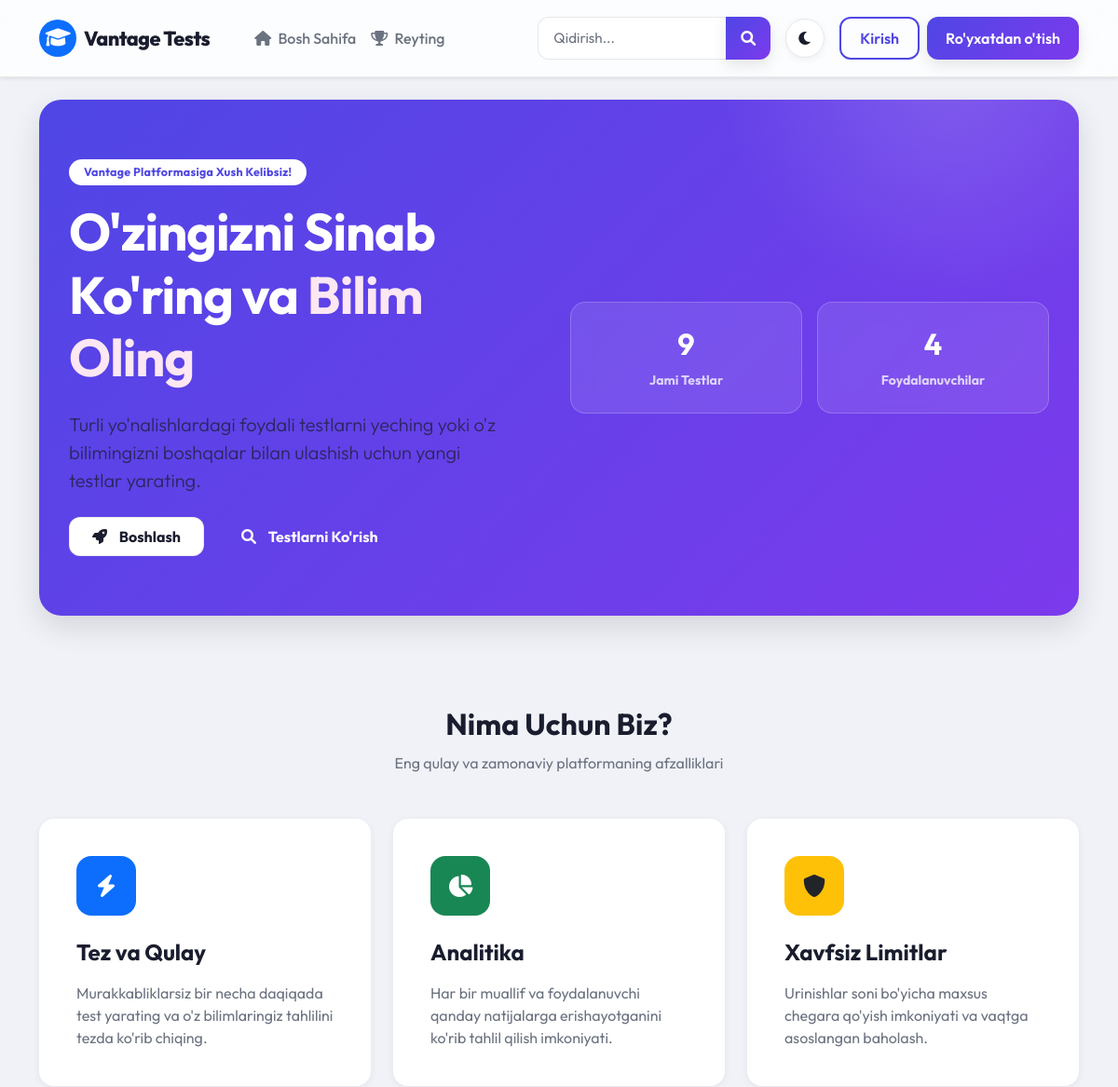
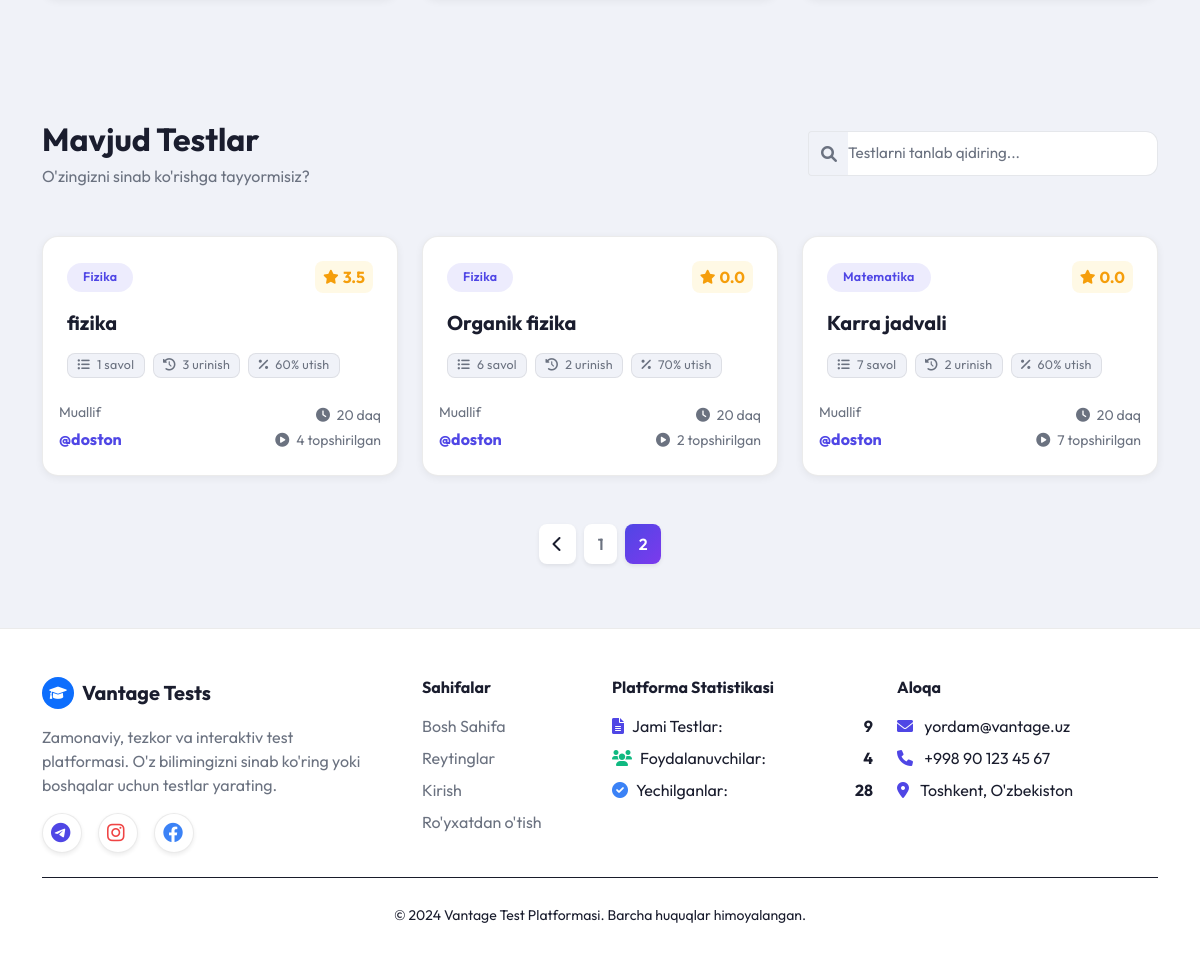
Screenshot of /?page=2 with the database file from the repository (2 pictures, top to bottom).
### main/models.py (models this page shows, shortened)
class Test(models.Model):
    author = models.ForeignKey(User, on_delete=models.CASCADE)
    category = models.ForeignKey(Category, on_delete=models.CASCADE)
    title = models.CharField(max_length=200)
    maximum_attempts = models.PositiveBigIntegerField()
    duration = models.PositiveIntegerField(default=20, help_text="Test davomiyligi (daqiqada)")
    pass_percentage = models.PositiveBigIntegerField()

class Category(models.Model):
    name = models.CharField(max_length=100)

### main/views.py (the view)
# urls.py: path('', views.index, name='index'),
def index(request):
    query = request.GET.get('q')
    if query:
        tests_list = Test.objects.filter(Q(title__icontains=query) | Q(category__name__icontains=query)).annotate(avg_rating=Avg('review__rating')).order_by('-id')
    else:
        tests_list = Test.objects.all().annotate(avg_rating=Avg('review__rating')).order_by('-id')
    page = request.GET.get('page', 1)
    paginator = Paginator(tests_list, getattr(settings, 'TESTS_PER_PAGE', 6))
    try:
        tests = paginator.page(page)
    except PageNotAnInteger:
        tests = paginator.page(1)
    except EmptyPage:
        tests = paginator.page(paginator.num_pages)
    total_tests_count = Test.objects.count()
    active_users_count = User.objects.filter(is_active=True).count()
    completed_tests_count = CheckTest.objects.count()
    context = {
        'tests': tests,  # Bu endi Page object
        'total_tests_count': total_tests_count,
        'active_users_count': active_users_count,
        'completed_tests_count': completed_tests_count,
    }
    return render(request, 'index.html', context)

### main/context_processors.py (called while the page is built)
def footer_stats(request):
    try:
        total_tests_count = Test.objects.count()
    except Exception:
        total_tests_count = 0
    try:
        active_users_count = User.objects.filter(is_active=True).count()
    except Exception:
        active_users_count = 0
    try:
        completed_tests_count = CheckTest.objects.count()
    except Exception:
        completed_tests_count = 0
    return {
        'total_tests_count': total_tests_count,
        'active_users_count': active_users_count,
        'completed_tests_count': completed_tests_count,
    }

### templates/index.html (shortened to what this page needs)
{% extends "base.html" %}
{% block content %}
<div class="container">
    <section class="hero-section mb-5">
        <div class="row align-items-center position-relative" style="z-index: 2;">
            <div class="col-lg-6 mb-4 mb-lg-0 pe-lg-5">
                <span class="badge bg-white text-primary mb-3 py-2 px-3 fw-bold rounded-pill">Vantage Platformasiga Xush Kelibsiz!</span>
                <h1 class="display-4 fw-bold mb-4 text-white" style="letter-spacing: -1px;">
                    O'zingizni Sinab Ko'ring va <span style="color: #fce7f3;">Bilim Oling</span>
                </h1>
                <p class="lead mb-4 opacity-75">
                    Turli yo'nalishlardagi foydali testlarni yeching yoki o'z bilimingizni boshqalar bilan ulashish uchun yangi testlar yarating.
                </p>
                <div class="d-flex flex-wrap gap-3 mt-4">
                    {% if user.is_authenticated %}
                    <a href="{% url 'create_test' %}" class="btn btn-warning fw-bold px-4 py-2" style="color: var(--text-main);">
                        <i class="fas fa-plus-circle me-2"></i> Test Yaratish
                    </a>
                    {% else %}
                    <a href="{% url 'signup' %}" class="btn btn-light fw-bold text-primary px-4 py-2">
                        <i class="fas fa-rocket me-2"></i> Boshlash
                    </a>
                    {% endif %}
                    <a href="#tests" class="btn btn-outline-light fw-bold px-4 py-2">
                        <i class="fas fa-search me-2"></i> Testlarni Ko'rish
                    </a>
                </div>
            </div>
            <div class="col-lg-6">
                <div class="row g-3">
                    <div class="col-6">
                        <div class="stat-item text-center h-100">
                            <h2 class="fw-bold text-white mb-1">{{ total_tests_count|default:"120+" }}</h2>
                            <small class="text-white opacity-75 fw-bold">Jami Testlar</small>
                        </div>
                    </div>
                    <div class="col-6">
                        <div class="stat-item text-center h-100">
                            <h2 class="fw-bold text-white mb-1">{{ active_users_count|default:"450+" }}</h2>
                            <small class="text-white opacity-75 fw-bold">Foydalanuvchilar</small>
                        </div>
                    </div>
                </div>
            </div>
        </div>
    </section>
    <section class="py-5 mb-5">
        <div class="text-center mb-5">
            <h2 class="fw-bold mb-2">Nima Uchun Biz?</h2>
            <p class="text-muted">Eng qulay va zamonaviy platformaning afzalliklari</p>
        </div>
        <div class="row g-4">
            <div class="col-lg-4">
                <div class="card card-hover h-100 border-0 p-3 text-center text-md-start">
                    <div class="card-body">
                        <div class="feature-icon bg-primary text-white mb-4 d-inline-flex mx-md-0">
                            <i class="fas fa-bolt"></i>
                        </div>
                        <h4 class="fw-bold mb-3">Tez va Qulay</h4>
                        <p class="text-muted mb-0">Murakkabliklarsiz bir necha daqiqada test yarating va o'z bilimlaringiz tahlilini tezda ko'rib chiqing.</p>
                    </div>
                </div>
            </div>
            <div class="col-lg-4">
                <div class="card card-hover h-100 border-0 p-3 text-center text-md-start">
                    <div class="card-body">
                        <div class="feature-icon bg-success text-white mb-4 d-inline-flex mx-md-0">
                            <i class="fas fa-chart-pie"></i>
                        </div>
                        <h4 class="fw-bold mb-3">Analitika</h4>
                        <p class="text-muted mb-0">Har bir muallif va foydalanuvchi qanday natijalarga erishayotganini ko'rib tahlil qilish imkoniyati.</p>
                    </div>
                </div>
            </div>
            <div class="col-lg-4">
                <div class="card card-hover h-100 border-0 p-3 text-center text-md-start">
                    <div class="card-body">
                        <div class="feature-icon bg-warning text-dark mb-4 d-inline-flex mx-md-0">
                            <i class="fas fa-shield-alt"></i>
                        </div>
                        <h4 class="fw-bold mb-3">Xavfsiz Limitlar</h4>
                        <p class="text-muted mb-0">Urinishlar soni bo'yicha maxsus chegara qo'yish imkoniyati va vaqtga asoslangan baholash.</p>
                    </div>
                </div>
            </div>
        </div>
    </section>
    <section id="tests" class="py-4">
        <div class="d-flex flex-column flex-md-row justify-content-between align-items-center mb-5">
            <div class="mb-3 mb-md-0">
                <h2 class="fw-bold mb-1">Mavjud Testlar</h2>
                <p class="text-muted mb-0">O'zingizni sinab ko'rishga tayyormisiz?</p>
            </div>
            <div class="input-group" style="max-width: 350px;">
                <span class="input-group-text bg-transparent border-end-0 text-muted">
                    <i class="fas fa-search"></i>
                </span>
                <input type="text" class="form-control border-start-0 ps-0" placeholder="Testlarni tanlab qidiring..." id="searchInput">
            </div>
        </div>
        {% if tests %}
        <div class="row g-4" id="testsContainer">
            {% for test in tests %}
            <div class="col-xl-4 col-md-6 test-item-container">
                <div class="card card-hover h-100">
                    <div class="card-header pb-0 border-0 d-flex justify-content-between align-items-center pt-4">
                        <span class="badge bg-primary bg-opacity-10 text-primary px-3 py-2 rounded-pill test-category">
                            {{ test.category.name }}
                        </span>
                        <div class="text-warning fw-bold d-flex align-items-center bg-warning bg-opacity-10 px-2 py-1" style="border-radius: 8px;">
                            <i class="fas fa-star me-1 small"></i>
                            {% if test.avg_rating %}
                                {{ test.avg_rating|floatformat:1 }}
                            {% else %}
                                0.0
                            {% endif %}
                        </div>
                    </div>
                    <div class="card-body pt-3 pb-2">
                        <h5 class="card-title fw-bold mb-3 test-title" style="line-height: 1.4;">
                            <a href="{% url 'ready_to_test' test.id %}" class="text-decoration-none text-main stretched-link">
                                {{ test.title }}
                            </a>
                        </h5>
                        <div class="d-flex flex-wrap gap-2 mb-3 mt-1">
                            <span class="badge bg-light text-muted fw-normal"><i class="fas fa-list-ul me-1"></i> {{ test.question_set.count }} savol</span>
                            <span class="badge bg-light text-muted fw-normal"><i class="fas fa-history me-1"></i> {{ test.maximum_attempts }} urinish</span>
                            <span class="badge bg-light text-muted fw-normal"><i class="fas fa-percentage me-1"></i> {{ test.pass_percentage }}% utish</span>
                        </div>
                    </div>
                    <div class="card-footer border-0 pt-0 pb-4 mt-auto bg-transparent d-flex justify-content-between align-items-end">
                        <div>
                            <small class="text-muted d-block mb-1">Muallif</small>
                            <a href="{% url 'profile' test.author.username %}" class="text-decoration-none fw-bold" style="position: relative; z-index: 2;">
                                @{{ test.author.username }}
                            </a>
                        </div>
                        <div class="text-end">
                            <small class="text-muted d-block mb-1"><i class="fas fa-clock me-1"></i> {{ test.duration }} daq</small>
                            <span class="text-muted d-block small"><i class="fas fa-play-circle me-1"></i> {{ test.checktest_set.count }} topshirilgan</span>
                        </div>
                    </div>
                </div>
            </div>
            {% endfor %}
        </div>
        {% if tests.has_other_pages %}
        <div class="mt-5 d-flex justify-content-center">
            <nav>
                <ul class="pagination">
                    {% if tests.has_previous %}
                    <li class="page-item">
                        <a class="page-link shadow-sm border-0 mx-1 rounded" href="?page={{ tests.previous_page_number }}"><i class="fas fa-chevron-left"></i></a>
                    </li>
                    {% endif %}
                    {% for i in tests.paginator.page_range %}
                        {% if tests.number == i %}
                        <li class="page-item active">
                            <span class="page-link shadow-sm border-0 mx-1 rounded">{{ i }}</span>
                        </li>
                        {% else %}
                        <li class="page-item">
                            <a class="page-link shadow-sm border-0 mx-1 rounded text-muted" href="?page={{ i }}">{{ i }}</a>
                        </li>
                        {% endif %}
                    {% endfor %}
                </ul>
            </nav>
        </div>
        {% endif %}
        {% endif %}
    </section>
</div>
{% endblock %}

### templates/index.html (style rules this page uses)
.hero-section { background: var(--primary-gradient); border-radius: 24px; color: white; padding: 4rem 2rem; box-shadow: var(--shadow-lg); position: relative; overflow: hidden; }
.hero-section::after { content: ''; position: absolute; top: -50%; right: -10%; width: 500px; height: 500px; background: radial-gradient(circle, rgba(255,255,255,0.15) 0%, rgba(255,255,255,0) 70%); border-radius: 50%; }
.stat-item { background: rgba(255,255,255,0.1); backdrop-filter: blur(10px); -webkit-backdrop-filter: blur(10px); padding: 1.5rem; border-radius: 16px; border: 1px solid rgba(255,255,255,0.2); transition: transform 0.3s; }
.feature-icon { width: 64px; height: 64px; display: flex; align-items: center; justify-content: center; font-size: 1.5rem; border-radius: 16px; margin: 0 auto 1.5rem; }

### rows the page displays
Test: category.name "Fizika", avg_rating "3.5", title "fizika", question_set.count "1", maximum_attempts "3", pass_percentage "60", author.username "doston", duration "20", checktest_set.count "4"
Test: category.name "Fizika", shows "0.0", title "Organik fizika", question_set.count "6", maximum_attempts "2", pass_percentage "70", author.username "doston", duration "20", checktest_set.count "2"
Test: category.name "Matematika", shows "0.0", title "Karra jadvali", question_set.count "7", maximum_attempts "2", pass_percentage "60", author.username "doston", duration "20", checktest_set.count "7"

### other values shown
{{ total_tests_count|default:"120+" }} "9"
{{ active_users_count|default:"450+" }} "4"
{{ i }} "1"
{{ i }} "2"
{{ total_tests_count|default:"0" }} "9"
{{ active_users_count|default:"0" }} "4"
{{ completed_tests_count|default:"0" }} "28"
